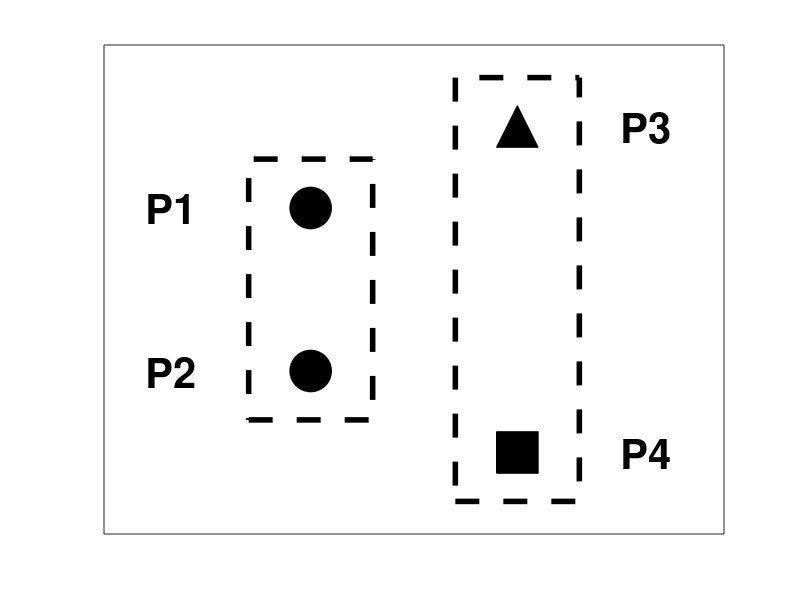
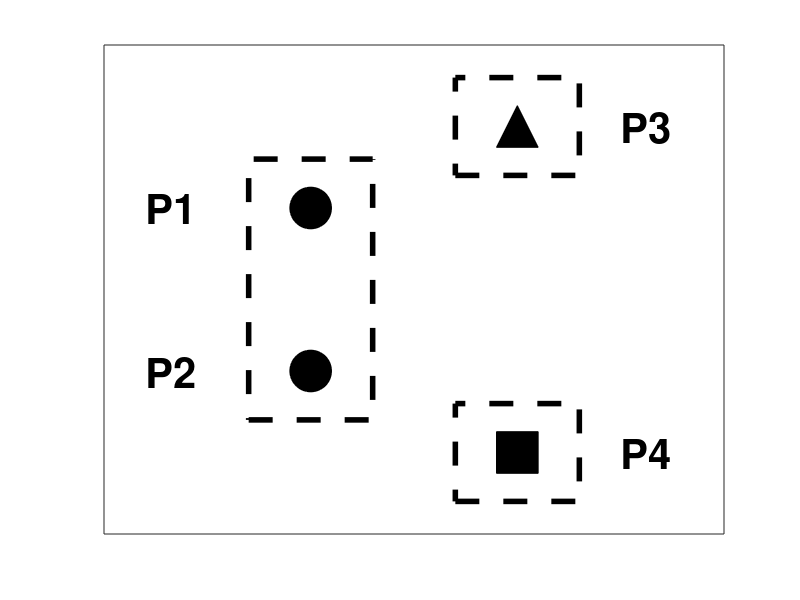
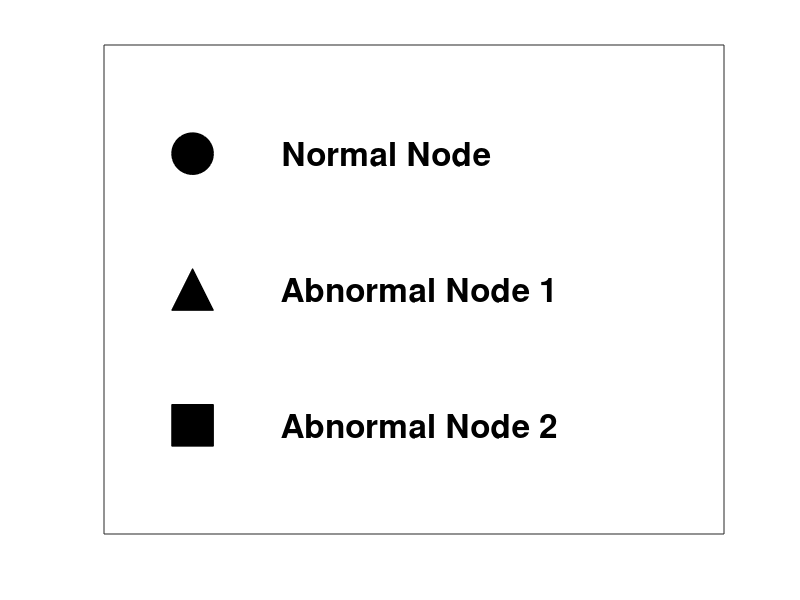

These figures' MATLAB source, in order:
p1 = [ 1 1 ] + 1;
p2 = [ 1 2 ] + 1;

p3 = [ 2 ] + 1;
p4 = [ 0.5 ] + 1;

p5 = [ 2 ] + 1;
p6 = [ 2.5 ] + 1;

figure,hold on,box on
%axis off

set(gca,'XLim',[1 4])
set(gca,'xtick',[]);

set(gca,'YLim',[1 4])
set(gca,'ytick',[]);

plot(p1,p2,'o','MarkerEdgeColor','k','MarkerFaceColor','k', 'MarkerSize',30)

plot(p3,p4,'s','MarkerEdgeColor','k','MarkerFaceColor','k', 'MarkerSize',30)

plot(p5,p6,'^','MarkerEdgeColor','k','MarkerFaceColor','k', 'MarkerSize',30)

plot([2.7,3.3,3.3,2.7,2.7]-1,[2.7,2.7,4.3,4.3,2.7]-1,'--k','LineWidth',4);

plot([2.7,3.3,3.3,2.7,2.7],[2.2,2.2,4.8,4.8,2.2]-1,'--k','LineWidth',4);

th1 = text(1.2,3,'P1')
set(th1,'fontsize',30,'FontWeight','bold')
th2 = text(1.2,2,'P2')
set(th2,'fontsize',30,'FontWeight','bold')
th3 = text(3.5,3.5,'P3')
set(th3,'fontsize',30,'FontWeight','bold')
th4 = text(3.5,1.5,'P4')
set(th4,'fontsize',30,'FontWeight','bold')

%%%%%%%%%%%%%%%%%%%%%%%%%%%%%%%%%%%%%%%%%%%%%%%%%%%%%%%%%%%%%%%%%%%%%%%%%%%

figure,hold on,box on
%axis off

set(gca,'XLim',[1 4])
set(gca,'xtick',[]);

set(gca,'YLim',[1 4])
set(gca,'ytick',[]);

plot(p1,p2,'o','MarkerEdgeColor','k','MarkerFaceColor','k', 'MarkerSize',30)

plot(p3,p4,'s','MarkerEdgeColor','k','MarkerFaceColor','k', 'MarkerSize',30)

plot(p5,p6,'^','MarkerEdgeColor','k','MarkerFaceColor','k', 'MarkerSize',30)

plot([2.7,3.3,3.3,2.7,2.7]-1,[2.7,2.7,4.3,4.3,2.7]-1,'--k','LineWidth',4);

plot([2.7,3.3,3.3,2.7,2.7],[4.2,4.2,4.8,4.8,4.2]-1,'--k','LineWidth',4);

plot([2.7,3.3,3.3,2.7,2.7],[2.2,2.2,2.8,2.8,2.2]-1,'--k','LineWidth',4);

th1 = text(1.2,3,'P1')
set(th1,'fontsize',30,'FontWeight','bold')
th2 = text(1.2,2,'P2')
set(th2,'fontsize',30,'FontWeight','bold')
th3 = text(3.5,3.5,'P3')
set(th3,'fontsize',30,'FontWeight','bold')
th4 = text(3.5,1.5,'P4')
set(th4,'fontsize',30,'FontWeight','bold')

%%%%%%%%%%%%%%%%%%%%%%%%%%%%%%%%%%%%%%%%%%%%%%%%%%%%%%%%%%%%%%%%%%%%%%%%%%%

p1 = 2;
p2 = 2;

p3 = 2;
p4 = 3;

p5 = 2;
p6 = 4;

figure,hold on,box on
%axis off

set(gca,'XLim',[1.5 5])
set(gca,'xtick',[]);

set(gca,'YLim',[1.2 4.8])
set(gca,'ytick',[]);

plot(p1,p2,'s','MarkerEdgeColor','k','MarkerFaceColor','k', 'MarkerSize',30)

plot(p3,p4,'^','MarkerEdgeColor','k','MarkerFaceColor','k', 'MarkerSize',30)

plot(p5,p6,'o','MarkerEdgeColor','k','MarkerFaceColor','k', 'MarkerSize',30)

th1 = text(2.5,4,'Normal Node')
set(th1,'fontsize',24,'FontWeight','bold')
th2 = text(2.5,3,'Abnormal Node 1')
set(th2,'fontsize',24,'FontWeight','bold')
th3 = text(2.5,2,'Abnormal Node 2')
set(th3,'fontsize',24,'FontWeight','bold')
